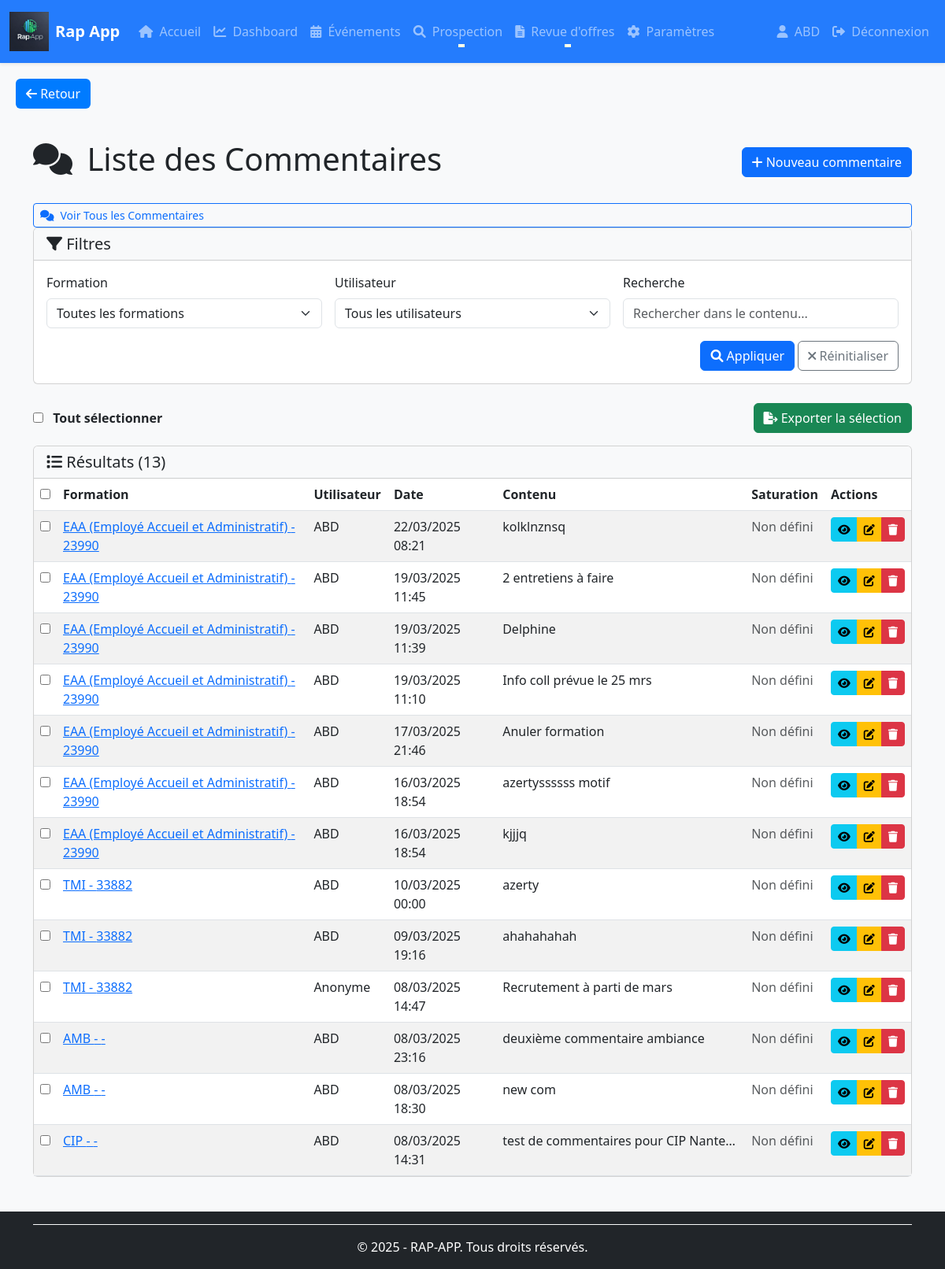
The app's page /commentaires/ (signed in) with its own data.
### rap_app/models/commentaires.py (models this page shows, shortened)
class Commentaire(BaseModel):
    formation = models.ForeignKey(Formation, on_delete=models.CASCADE, related_name="commentaires", verbose_name="Formation")
    utilisateur = models.ForeignKey(User, on_delete=models.CASCADE, blank=True, null=True, related_name="commentaires", verbose_name="Utilisateur associé")
    contenu = models.TextField(verbose_name="Contenu du commentaire")
    saturation = models.PositiveIntegerField(null=True, blank=True,verbose_name="Niveau de saturation (%)")
    class Meta:
        verbose_name = "Commentaire"
        verbose_name_plural = "Commentaires"
        ordering = ['formation', '-created_at']
        indexes = [
            models.Index(fields=['created_at']),
            models.Index(fields=['formation']),
        ]

### rap_app/models/formations.py (models this page shows, shortened)
class Formation(BaseModel):
    nom = models.CharField(max_length=255, verbose_name="Nom de la formation")
    centre = models.ForeignKey(Centre, on_delete=models.CASCADE, related_name='formations', verbose_name="Centre de formation")
    type_offre = models.ForeignKey(TypeOffre, on_delete=models.CASCADE, related_name="formations", verbose_name="Type d'offre")
    statut = models.ForeignKey(Statut, on_delete=models.CASCADE, related_name="formations", verbose_name="Statut de la formation")
    start_date = models.DateField(null=True, blank=True, verbose_name="Date de début")
    end_date = models.DateField(null=True, blank=True, verbose_name="Date de fin")
    num_kairos = models.CharField(max_length=50, null=True, blank=True, verbose_name="Numéro Kairos")
    num_offre = models.CharField(max_length=50, null=True, blank=True, verbose_name="Numéro de l'offre")
    num_produit = models.CharField(max_length=50, null=True, blank=True, verbose_name="Numéro du produit")
    prevus_crif = models.PositiveIntegerField(default=0, verbose_name="Places prévues CRIF")
    prevus_mp = models.PositiveIntegerField(default=0, verbose_name="Places prévues MP")
    inscrits_crif = models.PositiveIntegerField(default=0, verbose_name="Inscrits CRIF")
    inscrits_mp = models.PositiveIntegerField(default=0, verbose_name="Inscrits MP")
    assistante = models.CharField(max_length=255, null=True, blank=True, verbose_name="Assistante")
    cap = models.PositiveIntegerField(null=True, blank=True, verbose_name="Capacité maximale")
    convocation_envoie = models.BooleanField(default=False, verbose_name="Convocation envoyée")
    entresformation = models.PositiveIntegerField(default=0, verbose_name="Entrées en formation")
    nombre_candidats = models.PositiveIntegerField(default=0, verbose_name="Nombre de candidats")
    nombre_entretiens = models.PositiveIntegerField(default=0, verbose_name="Nombre d'entretiens")
    nombre_evenements = models.PositiveIntegerField(default=0, verbose_name="Nombre d'événements")
    dernier_commentaire = models.TextField(null=True, blank=True, verbose_name="Dernier commentaire")
    partenaires = models.ManyToManyField(Partenaire, related_name="formations", verbose_name="Partenaires", blank=True)
    utilisateur = models.ForeignKey(User, on_delete=models.SET_NULL, null=True, blank=True,related_name="formations_creees",verbose_name="Créé par" )
    objects = FormationManager()
    class Meta:
        verbose_name = "Formation"
        verbose_name_plural = "Formations"
        ordering = ['-start_date', 'nom']
        indexes = [
            models.Index(fields=['start_date']),
            models.Index(fields=['end_date']),
            models.Index(fields=['nom']),
        ]

### rap_app/views/commentaires_views.py (the view)
# urls.py: path('commentaires/', commentaires_views.CommentaireListView.as_view(), name='commentaire-list'),
class CommentaireListView(BaseListView):
    model = Commentaire
    context_object_name = 'commentaires'
    template_name = 'commentaires/commentaire_list.html'
    paginate_by = 20  # ✅ Ajout de la pagination
    def get_queryset(self):
        queryset = super().get_queryset().select_related('formation', 'utilisateur')
        formation_id = self.request.GET.get('formation')
        utilisateur_id = self.request.GET.get('utilisateur')
        search_query = self.request.GET.get('q')
        if formation_id:
            queryset = queryset.filter(formation_id=formation_id)
        if utilisateur_id:
            queryset = queryset.filter(utilisateur_id=utilisateur_id)
        if search_query:
            queryset = queryset.filter(contenu__icontains=search_query)
        print(f"DEBUG: {queryset.count()} commentaires trouvés")  # ✅ Debugging
        return queryset  # ✅ Ajout du return pour éviter une erreur 500
    def get_context_data(self, **kwargs):
        context = super().get_context_data(**kwargs)
        context['filters'] = {
            'formation': self.request.GET.get('formation', ''),
            'utilisateur': self.request.GET.get('utilisateur', ''),
            'q': self.request.GET.get('q', ''),
        }
        context['formations'] = Formation.objects.all()
        context['utilisateurs'] = User.objects.all()  # ✅ Ajout de la liste des utilisateurs
        return context

### rap_app/templates/commentaires/commentaire_list.html (shortened to what this page needs)
{% extends 'base.html' %}
{% load static %}
{% block content %}
    {% include "composants/bouton_retour.html" %}
<div class="container mt-4">
    <div class="d-flex justify-content-between align-items-center mb-4">
        <h1><i class="fas fa-comments me-2"></i> Liste des Commentaires</h1>
        <a href="{% url 'commentaire-create' %}" class="btn btn-primary">
            <i class="fas fa-plus"></i> Nouveau commentaire
        </a>
    </div>
    {% include "composants/commentaires_bouton.html" with formation_id=formation.id total_commentaires=formation.commentaires.count %}
    <div class="card mb-4">
        <div class="card-header bg-light">
            <h5 class="mb-0"><i class="fas fa-filter"></i> Filtres</h5>
        </div>
        <div class="card-body">
            <form method="get" id="filter-form" class="row g-3">
                <div class="col-md-4">
                    <label for="formation" class="form-label">Formation</label>
                    <select name="formation" id="formation" class="form-select" onchange="document.getElementById('filter-form').submit();">
                        <option value="">Toutes les formations</option>
                    </select>
                </div>
                <div class="col-md-4">
                    <label for="utilisateur" class="form-label">Utilisateur</label>
                    <select name="utilisateur" id="utilisateur" class="form-select" onchange="document.getElementById('filter-form').submit();">
                        <option value="">Tous les utilisateurs</option>
                    </select>
                </div>
                <div class="col-md-4">
                    <label for="q" class="form-label">Recherche</label>
                    <input type="text" class="form-control" id="q" name="q" value="{{ request.GET.q }}" placeholder="Rechercher dans le contenu..." onkeypress="if(event.keyCode==13) document.getElementById('filter-form').submit();">
                </div>
                <div class="col-12 text-end">
                    <button type="submit" class="btn btn-primary"><i class="fas fa-search"></i> Appliquer</button>
                    <a href="{% url 'commentaire-list' %}" class="btn btn-outline-secondary"><i class="fas fa-times"></i> Réinitialiser</a>
                </div>
            </form>
        </div>
    </div>
    <form method="POST" action="{% url 'export-commentaires' %}">
        <div class="d-flex justify-content-between align-items-center mb-3">
            <div>
                <input type="checkbox" id="select-all" class="me-2">
                <label for="select-all" class="fw-bold">Tout sélectionner</label>
            </div>
            <button type="submit" class="btn btn-success">
                <i class="fas fa-file-export"></i> Exporter la sélection
            </button>
        </div>
        <div class="card">
            <div class="card-header bg-light">
                <h5 class="mb-0"><i class="fas fa-list"></i> Résultats ({{ commentaires|length }})</h5>
            </div>
            <div class="card-body p-0">
                {% if commentaires %}
                    <div class="table-responsive">
                        <table class="table table-hover table-striped mb-0">
                            <thead>
                                <tr>
                                    <th><input type="checkbox" id="select-all-checkboxes"></th>
                                    <th>Formation</th>
                                    <th>Utilisateur</th>
                                    <th>Date</th>
                                    <th>Contenu</th>
                                    <th>Saturation</th>
                                    <th>Actions</th>
                                </tr>
                            </thead>
                            <tbody>
                                {% for commentaire in commentaires %}
                                    <tr>
                                        <td><input type="checkbox" name="commentaire_ids" value="{{ commentaire.id }}" class="comment-checkbox"></td>
                                        <td>
                                            <a href="{% url 'formation-detail' commentaire.formation.id %}">
                                                {{ commentaire.formation.nom }} - {{ commentaire.formation.num_offre|default:"-" }}
                                            </a>
                                        </td>
                                        <td>{{ commentaire.utilisateur.username|default:"Anonyme" }}</td>
                                        <td>{{ commentaire.created_at|date:"d/m/Y H:i" }}</td>
                                        <td>
                                            <div class="text-truncate" style="max-width: 300px;">
                                                {{ commentaire.contenu }}
                                            </div>
                                        </td>
                                        <td>
                                            {% if commentaire.saturation %}
                                                <div class="progress" style="height: 20px;">
                                                    <div class="progress-bar
                                                        {% if commentaire.saturation >= 80 %}bg-success
                                                        {% elif commentaire.saturation >= 50 %}bg-info
                                                        {% else %}bg-warning{% endif %}"
                                                        role="progressbar"
                                                        style="width: {{ commentaire.saturation }}%;"
                                                        aria-valuenow="{{ commentaire.saturation }}"
                                                        aria-valuemin="0"
                                                        aria-valuemax="100">
                                                        {{ commentaire.saturation }}%
                                                    </div>
                                                </div>
                                            {% else %}
                                                <span class="text-muted">Non défini</span>
                                            {% endif %}
                                        </td>
                                        <td>
                                            <div class="btn-group btn-group-sm">
                                                <a href="{% url 'commentaire-detail' commentaire.id %}" class="btn btn-info" title="Détails">
                                                    <i class="fas fa-eye"></i>
                                                </a>
                                                <a href="{% url 'commentaire-update' commentaire.id %}" class="btn btn-warning" title="Modifier">
                                                    <i class="fas fa-edit"></i>
                                                </a>
                                                <a href="{% url 'commentaire-delete' commentaire.id %}" class="btn btn-danger" title="Supprimer">
                                                    <i class="fas fa-trash"></i>
                                                </a>
                                            </div>
                                        </td>
                                    </tr>
                                {% endfor %}
                            </tbody>
                        </table>
                    </div>
                {% else %}
                    <div class="text-center py-4">
                        <p class="text-muted">Aucun commentaire trouvé.</p>
                    </div>
                {% endif %}
            </div>
        </div>
    </form>
</div>
{% endblock %}

### rap_app/templates/composants/navbar.html (shortened to what this page needs)
{% load static %}
<nav class="navbar navbar-expand-lg navbar-dark bg-primary shadow-sm sticky-top" id="mainNavbar">
  <div class="container-fluid">
    <a class="navbar-brand d-flex align-items-center" href="{% url 'home' %}">
      <img src="{% static 'images/logo.png' %}" alt="Logo Rap App" class="navbar-logo me-2">
      <span class="fw-bold">Rap App</span>
    </a>
    <div class="collapse navbar-collapse" id="navbarNav">
      <ul class="navbar-nav me-auto mb-2 mb-lg-0">
        <li class="nav-item"><a class="nav-link" href="{% url 'home' %}"><i class="fas fa-home me-1"></i> Accueil</a></li>
        <li class="nav-item"><a class="nav-link" href="{% url 'dashboard' %}"><i class="fas fa-chart-line me-1"></i> Dashboard</a></li>
        <li class="nav-item"><a class="nav-link" href="{% url 'evenement-list' %}"><i class="fas fa-calendar-alt me-1"></i> Événements</a></li>
        <li class="nav-item dropdown">
          <a class="nav-link dropdown-toggle" href="#" id="prospectionDropdown" role="button" data-bs-toggle="dropdown" aria-expanded="false">
            <i class="fas fa-search me-1"></i> Prospection
          </a>
        </li>
        <li class="nav-item dropdown">
          <a class="nav-link dropdown-toggle" href="#" id="revueOffresDropdown" role="button" data-bs-toggle="dropdown" aria-expanded="false">
            <i class="fas fa-file-alt me-1"></i> Revue d'offres
          </a>
        </li>
        <li class="nav-item"><a class="nav-link" href="{% url 'parametres' %}"><i class="fas fa-cog me-1"></i> Paramètres</a></li>
      </ul>
      <ul class="navbar-nav ms-auto mb-2 mb-lg-0">
        {% if user.is_authenticated %}
          <li class="nav-item">
            <a class="nav-link" href="{% url 'user-profile' %}"><i class="fas fa-user me-1"></i> {{ user.username }}</a>
          </li>
          <li class="nav-item">
            <a class="nav-link" href="{% url 'logout' %}"><i class="fas fa-sign-out-alt me-1"></i> Déconnexion</a>
          </li>
        {% else %}
          <li class="nav-item">
            <a class="nav-link" href="{% url 'login' %}"><i class="fas fa-sign-in-alt me-1"></i> Connexion</a>
          </li>
        {% endif %}
      </ul>
    </div>
  </div>
</nav>

### rap_app/templates/base.html (style rules this page uses)
:root { --primary-color: #007bff; --primary-hover-color: #0056b3; --navbar-height: 80px; --background-color: #f8f9fa; }
body { background-color: var(--background-color); display: flex; flex-direction: column; min-height: 100vh; }
.navbar { position: fixed; top: 0; left: 0; right: 0; z-index: 101; height: var(--navbar-height); }
.navbar-logo { height: 60px; width: auto; max-height: 100%; }

### rap_app/templates/composants/navbar.html (style rules this page uses)
.navbar-logo { height: 50px; width: auto; max-height: 100%; }
.navbar { min-height: 80px; transition: background-color 0.3s ease-in-out, box-shadow 0.3s ease-in-out; background-color: rgba(13, 110, 253, 0.9) !important; }
.navbar .nav-link { font-weight: 500; transition: color 0.2s, transform 0.2s; position: relative; }
.navbar .nav-link::after { content: ''; position: absolute; width: 0; height: 2px; background: #ffd; bottom: 0; left: 50%; transform: translateX(-50%); transition: width 0.3s ease; }

### records on screen
Commentaire: formation.nom "EAA (Employé Accueil et Administratif)", formation.num_offre "23990", utilisateur.username "ABD", created_at "22/03/2025 08:21", contenu "kolklnznsq", shows "Non défini"
Commentaire: formation.nom "EAA (Employé Accueil et Administratif)", formation.num_offre "23990", utilisateur.username "ABD", created_at "19/03/2025 11:45", contenu "2 entretiens à faire", shows "Non défini"
Commentaire: formation.nom "EAA (Employé Accueil et Administratif)", formation.num_offre "23990", utilisateur.username "ABD", created_at "19/03/2025 11:39", contenu "Delphine", shows "Non défini"
Commentaire: formation.nom "EAA (Employé Accueil et Administratif)", formation.num_offre "23990", utilisateur.username "ABD", created_at "19/03/2025 11:10", contenu "Info coll prévue le 25 mrs", shows "Non défini"
Commentaire: formation.nom "EAA (Employé Accueil et Administratif)", formation.num_offre "23990", utilisateur.username "ABD", created_at "17/03/2025 21:46", contenu "Anuler formation", shows "Non défini"
Commentaire: formation.nom "EAA (Employé Accueil et Administratif)", formation.num_offre "23990", utilisateur.username "ABD", created_at "16/03/2025 18:54", contenu "azertyssssss motif", shows "Non défini"
Commentaire: formation.nom "EAA (Employé Accueil et Administratif)", formation.num_offre "23990", utilisateur.username "ABD", created_at "16/03/2025 18:54", contenu "kjjjq", shows "Non défini"
Commentaire: formation.nom "TMI", formation.num_offre "33882", utilisateur.username "ABD", created_at "10/03/2025 00:00", contenu "azerty", shows "Non défini"
Commentaire: formation.nom "TMI", formation.num_offre "33882", utilisateur.username "ABD", created_at "09/03/2025 19:16", contenu "ahahahahah", shows "Non défini"
Commentaire: formation.nom "TMI", formation.num_offre "33882", utilisateur.username "Anonyme", created_at "08/03/2025 14:47", contenu "Recrutement à parti de mars", shows "Non défini"
Commentaire: formation.nom "AMB", formation.num_offre "-", utilisateur.username "ABD", created_at "08/03/2025 23:16", contenu "deuxième commentaire ambiance", shows "Non défini"
Commentaire: formation.nom "AMB", formation.num_offre "-", utilisateur.username "ABD", created_at "08/03/2025 18:30", contenu "new com", shows "Non défini"
Commentaire: formation.nom "CIP", formation.num_offre "-", utilisateur.username "ABD", created_at "08/03/2025 14:31", contenu "test de commentaires pour CIP Nante…", shows "Non défini"

### other values on screen
{{ user.username }} "ABD"
{{ commentaires|length }} "13"
